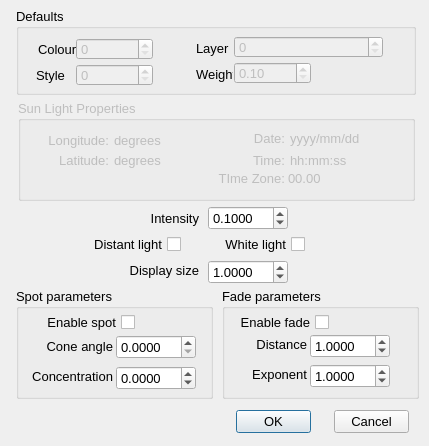
<?xml version="1.0" encoding="UTF-8"?>
<ui version="4.0">
 <class>LightVerify_Dialog</class>
 <widget class="QDialog" name="LightVerify_Dialog">
  <property name="geometry">
   <rect>
    <x>0</x>
    <y>0</y>
    <width>429</width>
    <height>446</height>
   </rect>
  </property>
  <property name="minimumSize">
   <size>
    <width>429</width>
    <height>446</height>
   </size>
  </property>
  <property name="maximumSize">
   <size>
    <width>429</width>
    <height>446</height>
   </size>
  </property>
  <property name="font">
   <font>
    <pointsize>10</pointsize>
   </font>
  </property>
  <property name="windowTitle">
   <string>Light options</string>
  </property>
  <widget class="QLabel" name="label_3">
   <property name="geometry">
    <rect>
     <x>102</x>
     <y>208</y>
     <width>97</width>
     <height>21</height>
    </rect>
   </property>
   <property name="text">
    <string>Intensity</string>
   </property>
   <property name="alignment">
    <set>Qt::AlignRight|Qt::AlignTrailing|Qt::AlignVCenter</set>
   </property>
  </widget>
  <widget class="QCheckBox" name="_105">
   <property name="enabled">
    <bool>true</bool>
   </property>
   <property name="geometry">
    <rect>
     <x>76</x>
     <y>234</y>
     <width>105</width>
     <height>21</height>
    </rect>
   </property>
   <property name="layoutDirection">
    <enum>Qt::RightToLeft</enum>
   </property>
   <property name="text">
    <string>Distant light</string>
   </property>
   <property name="checkable">
    <bool>true</bool>
   </property>
   <property name="checked">
    <bool>false</bool>
   </property>
   <property name="tristate">
    <bool>false</bool>
   </property>
  </widget>
  <widget class="QCheckBox" name="_106">
   <property name="enabled">
    <bool>true</bool>
   </property>
   <property name="geometry">
    <rect>
     <x>212</x>
     <y>234</y>
     <width>93</width>
     <height>21</height>
    </rect>
   </property>
   <property name="layoutDirection">
    <enum>Qt::RightToLeft</enum>
   </property>
   <property name="text">
    <string>White light</string>
   </property>
   <property name="checkable">
    <bool>true</bool>
   </property>
   <property name="checked">
    <bool>false</bool>
   </property>
   <property name="tristate">
    <bool>false</bool>
   </property>
  </widget>
  <widget class="QLabel" name="label_4">
   <property name="geometry">
    <rect>
     <x>104</x>
     <y>260</y>
     <width>95</width>
     <height>21</height>
    </rect>
   </property>
   <property name="text">
    <string>Display size</string>
   </property>
   <property name="alignment">
    <set>Qt::AlignRight|Qt::AlignTrailing|Qt::AlignVCenter</set>
   </property>
  </widget>
  <widget class="QGroupBox" name="groupBox">
   <property name="geometry">
    <rect>
     <x>222</x>
     <y>288</y>
     <width>197</width>
     <height>111</height>
    </rect>
   </property>
   <property name="title">
    <string>Fade parameters</string>
   </property>
   <widget class="QCheckBox" name="_108">
    <property name="enabled">
     <bool>true</bool>
    </property>
    <property name="geometry">
     <rect>
      <x>16</x>
      <y>24</y>
      <width>91</width>
      <height>21</height>
     </rect>
    </property>
    <property name="layoutDirection">
     <enum>Qt::RightToLeft</enum>
    </property>
    <property name="text">
     <string>Enable fade</string>
    </property>
    <property name="checkable">
     <bool>true</bool>
    </property>
    <property name="checked">
     <bool>false</bool>
    </property>
    <property name="tristate">
     <bool>false</bool>
    </property>
   </widget>
   <widget class="QLabel" name="label_5">
    <property name="geometry">
     <rect>
      <x>18</x>
      <y>46</y>
      <width>67</width>
      <height>21</height>
     </rect>
    </property>
    <property name="text">
     <string>Distance</string>
    </property>
    <property name="alignment">
     <set>Qt::AlignRight|Qt::AlignTrailing|Qt::AlignVCenter</set>
    </property>
   </widget>
   <widget class="QLabel" name="label_6">
    <property name="geometry">
     <rect>
      <x>20</x>
      <y>76</y>
      <width>65</width>
      <height>21</height>
     </rect>
    </property>
    <property name="text">
     <string>Exponent</string>
    </property>
    <property name="alignment">
     <set>Qt::AlignRight|Qt::AlignTrailing|Qt::AlignVCenter</set>
    </property>
   </widget>
   <widget class="QDoubleSpinBox" name="_109">
    <property name="geometry">
     <rect>
      <x>88</x>
      <y>46</y>
      <width>80</width>
      <height>24</height>
     </rect>
    </property>
    <property name="decimals">
     <number>4</number>
    </property>
    <property name="maximum">
     <double>10000000.000000000000000</double>
    </property>
    <property name="value">
     <double>1.000000000000000</double>
    </property>
   </widget>
   <widget class="QDoubleSpinBox" name="_110">
    <property name="geometry">
     <rect>
      <x>88</x>
      <y>76</y>
      <width>80</width>
      <height>24</height>
     </rect>
    </property>
    <property name="wrapping">
     <bool>true</bool>
    </property>
    <property name="decimals">
     <number>4</number>
    </property>
    <property name="maximum">
     <double>1000.000000000000000</double>
    </property>
    <property name="value">
     <double>1.000000000000000</double>
    </property>
   </widget>
  </widget>
  <widget class="QGroupBox" name="groupBox_2">
   <property name="geometry">
    <rect>
     <x>16</x>
     <y>288</y>
     <width>197</width>
     <height>111</height>
    </rect>
   </property>
   <property name="title">
    <string>Spot parameters</string>
   </property>
   <widget class="QCheckBox" name="_111">
    <property name="enabled">
     <bool>true</bool>
    </property>
    <property name="geometry">
     <rect>
      <x>28</x>
      <y>24</y>
      <width>91</width>
      <height>21</height>
     </rect>
    </property>
    <property name="layoutDirection">
     <enum>Qt::RightToLeft</enum>
    </property>
    <property name="text">
     <string>Enable spot</string>
    </property>
    <property name="checkable">
     <bool>true</bool>
    </property>
    <property name="checked">
     <bool>false</bool>
    </property>
    <property name="tristate">
     <bool>false</bool>
    </property>
   </widget>
   <widget class="QLabel" name="label_7">
    <property name="geometry">
     <rect>
      <x>10</x>
      <y>48</y>
      <width>87</width>
      <height>21</height>
     </rect>
    </property>
    <property name="text">
     <string>Cone angle</string>
    </property>
    <property name="alignment">
     <set>Qt::AlignRight|Qt::AlignTrailing|Qt::AlignVCenter</set>
    </property>
   </widget>
   <widget class="QLabel" name="label_8">
    <property name="geometry">
     <rect>
      <x>6</x>
      <y>78</y>
      <width>91</width>
      <height>21</height>
     </rect>
    </property>
    <property name="text">
     <string>Concentration</string>
    </property>
    <property name="alignment">
     <set>Qt::AlignRight|Qt::AlignTrailing|Qt::AlignVCenter</set>
    </property>
   </widget>
   <widget class="QDoubleSpinBox" name="_112">
    <property name="geometry">
     <rect>
      <x>100</x>
      <y>47</y>
      <width>80</width>
      <height>24</height>
     </rect>
    </property>
    <property name="decimals">
     <number>4</number>
    </property>
    <property name="maximum">
     <double>180.000000000000000</double>
    </property>
   </widget>
   <widget class="QDoubleSpinBox" name="_113">
    <property name="geometry">
     <rect>
      <x>100</x>
      <y>78</y>
      <width>80</width>
      <height>24</height>
     </rect>
    </property>
    <property name="wrapping">
     <bool>true</bool>
    </property>
    <property name="decimals">
     <number>4</number>
    </property>
    <property name="maximum">
     <double>1000.000000000000000</double>
    </property>
   </widget>
  </widget>
  <widget class="QPushButton" name="_2">
   <property name="geometry">
    <rect>
     <x>334</x>
     <y>410</y>
     <width>75</width>
     <height>23</height>
    </rect>
   </property>
   <property name="text">
    <string>Cancel</string>
   </property>
   <property name="autoDefault">
    <bool>false</bool>
   </property>
  </widget>
  <widget class="QPushButton" name="_1">
   <property name="geometry">
    <rect>
     <x>236</x>
     <y>410</y>
     <width>75</width>
     <height>23</height>
    </rect>
   </property>
   <property name="text">
    <string>OK</string>
   </property>
   <property name="default">
    <bool>true</bool>
   </property>
  </widget>
  <widget class="QGroupBox" name="Defaults">
   <property name="geometry">
    <rect>
     <x>16</x>
     <y>8</y>
     <width>400</width>
     <height>87</height>
    </rect>
   </property>
   <property name="title">
    <string>Defaults</string>
   </property>
   <widget class="QPushButton" name="_1002">
    <property name="enabled">
     <bool>false</bool>
    </property>
    <property name="geometry">
     <rect>
      <x>138</x>
      <y>55</y>
      <width>24</width>
      <height>24</height>
     </rect>
    </property>
    <property name="toolTip">
     <string>Select Style</string>
    </property>
    <property name="statusTip">
     <string/>
    </property>
    <property name="text">
     <string/>
    </property>
    <property name="icon">
     <iconset resource="../RealCAD.qrc">
      <normaloff>:/images/PROPERTIES-styles.svg</normaloff>:/images/PROPERTIES-styles.svg</iconset>
    </property>
    <property name="iconSize">
     <size>
      <width>20</width>
      <height>20</height>
     </size>
    </property>
    <property name="autoDefault">
     <bool>false</bool>
    </property>
    <property name="flat">
     <bool>true</bool>
    </property>
   </widget>
   <widget class="QLabel" name="label_103">
    <property name="geometry">
     <rect>
      <x>180</x>
      <y>56</y>
      <width>37</width>
      <height>20</height>
     </rect>
    </property>
    <property name="font">
     <font>
      <pointsize>10</pointsize>
     </font>
    </property>
    <property name="text">
     <string>Weight</string>
    </property>
   </widget>
   <widget class="QPushButton" name="_1001">
    <property name="enabled">
     <bool>false</bool>
    </property>
    <property name="geometry">
     <rect>
      <x>368</x>
      <y>28</y>
      <width>24</width>
      <height>24</height>
     </rect>
    </property>
    <property name="toolTip">
     <string>Select Layer</string>
    </property>
    <property name="statusTip">
     <string/>
    </property>
    <property name="text">
     <string/>
    </property>
    <property name="icon">
     <iconset resource="../RealCAD.qrc">
      <normaloff>:/images/PROPERTIES-layers.svg</normaloff>:/images/PROPERTIES-layers.svg</iconset>
    </property>
    <property name="iconSize">
     <size>
      <width>20</width>
      <height>20</height>
     </size>
    </property>
    <property name="flat">
     <bool>true</bool>
    </property>
   </widget>
   <widget class="QSpinBox" name="_102">
    <property name="enabled">
     <bool>false</bool>
    </property>
    <property name="geometry">
     <rect>
      <x>60</x>
      <y>56</y>
      <width>77</width>
      <height>22</height>
     </rect>
    </property>
    <property name="font">
     <font>
      <family>Lucida Grande</family>
      <pointsize>10</pointsize>
     </font>
    </property>
    <property name="maximum">
     <number>255</number>
    </property>
   </widget>
   <widget class="QLabel" name="label_100">
    <property name="geometry">
     <rect>
      <x>22</x>
      <y>31</y>
      <width>41</width>
      <height>20</height>
     </rect>
    </property>
    <property name="font">
     <font>
      <pointsize>10</pointsize>
     </font>
    </property>
    <property name="text">
     <string>Colour</string>
    </property>
   </widget>
   <widget class="QLabel" name="label_102">
    <property name="geometry">
     <rect>
      <x>20</x>
      <y>57</y>
      <width>39</width>
      <height>20</height>
     </rect>
    </property>
    <property name="font">
     <font>
      <pointsize>10</pointsize>
     </font>
    </property>
    <property name="text">
     <string>Style</string>
    </property>
   </widget>
   <widget class="QPushButton" name="_1000">
    <property name="enabled">
     <bool>false</bool>
    </property>
    <property name="geometry">
     <rect>
      <x>138</x>
      <y>29</y>
      <width>24</width>
      <height>24</height>
     </rect>
    </property>
    <property name="toolTip">
     <string>Select Colour</string>
    </property>
    <property name="text">
     <string/>
    </property>
    <property name="icon">
     <iconset resource="../RealCAD.qrc">
      <normaloff>:/images/PROPERTIES-colours.svg</normaloff>:/images/PROPERTIES-colours.svg</iconset>
    </property>
    <property name="iconSize">
     <size>
      <width>20</width>
      <height>20</height>
     </size>
    </property>
    <property name="autoDefault">
     <bool>false</bool>
    </property>
    <property name="flat">
     <bool>true</bool>
    </property>
   </widget>
   <widget class="QSpinBox" name="_100">
    <property name="enabled">
     <bool>false</bool>
    </property>
    <property name="geometry">
     <rect>
      <x>60</x>
      <y>30</y>
      <width>77</width>
      <height>22</height>
     </rect>
    </property>
    <property name="font">
     <font>
      <family>Lucida Grande</family>
      <pointsize>10</pointsize>
     </font>
    </property>
    <property name="specialValueText">
     <string/>
    </property>
    <property name="maximum">
     <number>255</number>
    </property>
   </widget>
   <widget class="WeightSpinBox" name="_103">
    <property name="enabled">
     <bool>false</bool>
    </property>
    <property name="geometry">
     <rect>
      <x>218</x>
      <y>54</y>
      <width>77</width>
      <height>22</height>
     </rect>
    </property>
    <property name="font">
     <font>
      <family>Lucida Grande</family>
      <pointsize>10</pointsize>
     </font>
    </property>
    <property name="specialValueText">
     <string/>
    </property>
    <property name="minimum">
     <double>0.100000000000000</double>
    </property>
    <property name="maximum">
     <double>3.000000000000000</double>
    </property>
    <property name="singleStep">
     <double>0.100000000000000</double>
    </property>
   </widget>
   <widget class="LayerSpinBox" name="_101">
    <property name="enabled">
     <bool>false</bool>
    </property>
    <property name="geometry">
     <rect>
      <x>218</x>
      <y>28</y>
      <width>149</width>
      <height>22</height>
     </rect>
    </property>
    <property name="font">
     <font>
      <family>Lucida Grande</family>
      <pointsize>10</pointsize>
     </font>
    </property>
    <property name="suffix">
     <string/>
    </property>
    <property name="maximum">
     <number>2049</number>
    </property>
   </widget>
   <widget class="QPushButton" name="_1003">
    <property name="enabled">
     <bool>false</bool>
    </property>
    <property name="geometry">
     <rect>
      <x>296</x>
      <y>54</y>
      <width>24</width>
      <height>24</height>
     </rect>
    </property>
    <property name="toolTip">
     <string>Select Weight</string>
    </property>
    <property name="statusTip">
     <string/>
    </property>
    <property name="text">
     <string/>
    </property>
    <property name="icon">
     <iconset resource="../RealCAD.qrc">
      <normaloff>:/images/PROPERTIES-weights.svg</normaloff>:/images/PROPERTIES-weights.svg</iconset>
    </property>
    <property name="iconSize">
     <size>
      <width>20</width>
      <height>20</height>
     </size>
    </property>
    <property name="flat">
     <bool>true</bool>
    </property>
   </widget>
   <widget class="QLabel" name="label_101">
    <property name="geometry">
     <rect>
      <x>180</x>
      <y>30</y>
      <width>33</width>
      <height>20</height>
     </rect>
    </property>
    <property name="font">
     <font>
      <pointsize>10</pointsize>
     </font>
    </property>
    <property name="text">
     <string>Layer</string>
    </property>
   </widget>
  </widget>
  <widget class="QDoubleSpinBox" name="_104">
   <property name="geometry">
    <rect>
     <x>208</x>
     <y>206</y>
     <width>80</width>
     <height>24</height>
    </rect>
   </property>
   <property name="wrapping">
    <bool>true</bool>
   </property>
   <property name="decimals">
    <number>4</number>
   </property>
   <property name="maximum">
    <double>1000000.000000000000000</double>
   </property>
   <property name="singleStep">
    <double>0.100000000000000</double>
   </property>
   <property name="value">
    <double>0.100000000000000</double>
   </property>
  </widget>
  <widget class="QDoubleSpinBox" name="_107">
   <property name="geometry">
    <rect>
     <x>208</x>
     <y>260</y>
     <width>80</width>
     <height>24</height>
    </rect>
   </property>
   <property name="decimals">
    <number>4</number>
   </property>
   <property name="maximum">
    <double>1000000.000000000000000</double>
   </property>
   <property name="value">
    <double>1.000000000000000</double>
   </property>
  </widget>
  <widget class="QGroupBox" name="_2000">
   <property name="enabled">
    <bool>false</bool>
   </property>
   <property name="geometry">
    <rect>
     <x>18</x>
     <y>100</y>
     <width>397</width>
     <height>101</height>
    </rect>
   </property>
   <property name="title">
    <string>Sun Light Properties</string>
   </property>
   <widget class="QLabel" name="label">
    <property name="geometry">
     <rect>
      <x>228</x>
      <y>30</y>
      <width>39</width>
      <height>16</height>
     </rect>
    </property>
    <property name="text">
     <string>Date:</string>
    </property>
    <property name="alignment">
     <set>Qt::AlignRight|Qt::AlignTrailing|Qt::AlignVCenter</set>
    </property>
   </widget>
   <widget class="QLabel" name="label_2">
    <property name="geometry">
     <rect>
      <x>232</x>
      <y>52</y>
      <width>35</width>
      <height>16</height>
     </rect>
    </property>
    <property name="text">
     <string>Time:</string>
    </property>
    <property name="alignment">
     <set>Qt::AlignRight|Qt::AlignTrailing|Qt::AlignVCenter</set>
    </property>
   </widget>
   <widget class="QLabel" name="label_9">
    <property name="geometry">
     <rect>
      <x>20</x>
      <y>32</y>
      <width>71</width>
      <height>16</height>
     </rect>
    </property>
    <property name="text">
     <string>Longitude:</string>
    </property>
    <property name="alignment">
     <set>Qt::AlignRight|Qt::AlignTrailing|Qt::AlignVCenter</set>
    </property>
   </widget>
   <widget class="QLabel" name="label_10">
    <property name="geometry">
     <rect>
      <x>34</x>
      <y>52</y>
      <width>57</width>
      <height>16</height>
     </rect>
    </property>
    <property name="text">
     <string>Latitude:</string>
    </property>
    <property name="alignment">
     <set>Qt::AlignRight|Qt::AlignTrailing|Qt::AlignVCenter</set>
    </property>
   </widget>
   <widget class="QLabel" name="label_11">
    <property name="geometry">
     <rect>
      <x>200</x>
      <y>70</y>
      <width>67</width>
      <height>16</height>
     </rect>
    </property>
    <property name="text">
     <string>TIme Zone:</string>
    </property>
    <property name="alignment">
     <set>Qt::AlignRight|Qt::AlignTrailing|Qt::AlignVCenter</set>
    </property>
   </widget>
   <widget class="QLabel" name="Date">
    <property name="geometry">
     <rect>
      <x>272</x>
      <y>30</y>
      <width>85</width>
      <height>16</height>
     </rect>
    </property>
    <property name="text">
     <string>yyyy/mm/dd</string>
    </property>
   </widget>
   <widget class="QLabel" name="Latitude">
    <property name="geometry">
     <rect>
      <x>96</x>
      <y>52</y>
      <width>60</width>
      <height>16</height>
     </rect>
    </property>
    <property name="text">
     <string>degrees</string>
    </property>
   </widget>
   <widget class="QLabel" name="Time">
    <property name="geometry">
     <rect>
      <x>272</x>
      <y>52</y>
      <width>65</width>
      <height>16</height>
     </rect>
    </property>
    <property name="text">
     <string>hh:mm:ss</string>
    </property>
   </widget>
   <widget class="QLabel" name="Longitude">
    <property name="geometry">
     <rect>
      <x>96</x>
      <y>32</y>
      <width>60</width>
      <height>16</height>
     </rect>
    </property>
    <property name="text">
     <string>degrees</string>
    </property>
   </widget>
   <widget class="QLabel" name="TimeZone">
    <property name="geometry">
     <rect>
      <x>270</x>
      <y>70</y>
      <width>41</width>
      <height>16</height>
     </rect>
    </property>
    <property name="text">
     <string>00.00</string>
    </property>
   </widget>
  </widget>
 </widget>
 <customwidgets>
  <customwidget>
   <class>WeightSpinBox</class>
   <extends>QDoubleSpinBox</extends>
   <header>../RealCADQt/source/weightspinbox.h</header>
  </customwidget>
  <customwidget>
   <class>LayerSpinBox</class>
   <extends>QSpinBox</extends>
   <header>../RealCADQt/source/layerspinbox.h</header>
  </customwidget>
 </customwidgets>
 <tabstops>
  <tabstop>_100</tabstop>
  <tabstop>_1000</tabstop>
  <tabstop>_101</tabstop>
  <tabstop>_1001</tabstop>
  <tabstop>_102</tabstop>
  <tabstop>_1002</tabstop>
  <tabstop>_103</tabstop>
  <tabstop>_1003</tabstop>
  <tabstop>_104</tabstop>
  <tabstop>_105</tabstop>
  <tabstop>_106</tabstop>
  <tabstop>_107</tabstop>
  <tabstop>_112</tabstop>
  <tabstop>_113</tabstop>
  <tabstop>_109</tabstop>
  <tabstop>_110</tabstop>
  <tabstop>_1</tabstop>
  <tabstop>_2</tabstop>
  <tabstop>_108</tabstop>
  <tabstop>_111</tabstop>
 </tabstops>
 <resources>
  <include location="../RealCAD.qrc"/>
 </resources>
 <connections/>
</ui>
